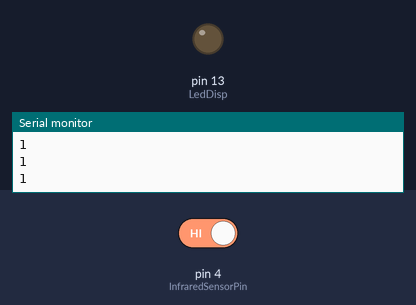
This sketch was run on a simulated Arduino Uno, built with avr-gcc and run on an emulated ATmega328P. On the bench: output pins drawn as LEDs (lit = HIGH), the last lines printed to the serial monitor. The inputs (shaded band) are chosen by the test bench; at power-on: pin 4 (InfraredSensorPin) HIGH.

Above: at 1.3 s.
1.4 s: pin 4 (InfraredSensorPin) driven LOW
At 2.0 s:
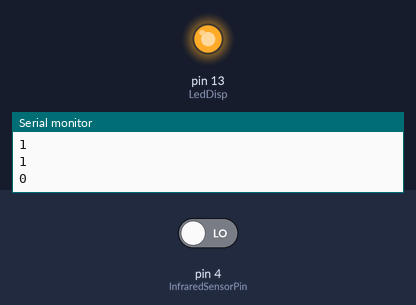
3.0 s: pin 4 (InfraredSensorPin) driven HIGH
At 4.3 s:
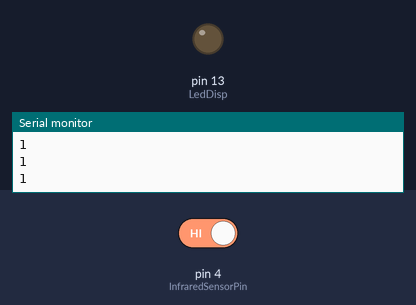
Timing chart, 0 to 6.0 s (numbered marks = the images above; inputs shaded):
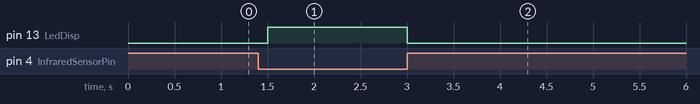

Measured:
- after the input at 1.4 s, pin 13 (LedDisp): LOW → HIGH after 0.10 s
- after the input at 3.0 s, pin 13 (LedDisp): HIGH → LOW at once

The sketch:

Infrared.ino
```cpp
const int InfraredSensorPin = 4;//Connect the signal pin to the digital pin 4
const int LedDisp = 13;

void setup()
{
  Serial.begin(9600);
  pinMode(InfraredSensorPin,INPUT);
  pinMode(LedDisp,OUTPUT);
  digitalWrite(LedDisp,LOW);
}

void loop()
{
  if(digitalRead(InfraredSensorPin) == LOW)  digitalWrite(LedDisp,HIGH);
  else  digitalWrite(LedDisp,LOW);
  Serial.println(digitalRead(InfraredSensorPin));
  delay(500);
}
```
